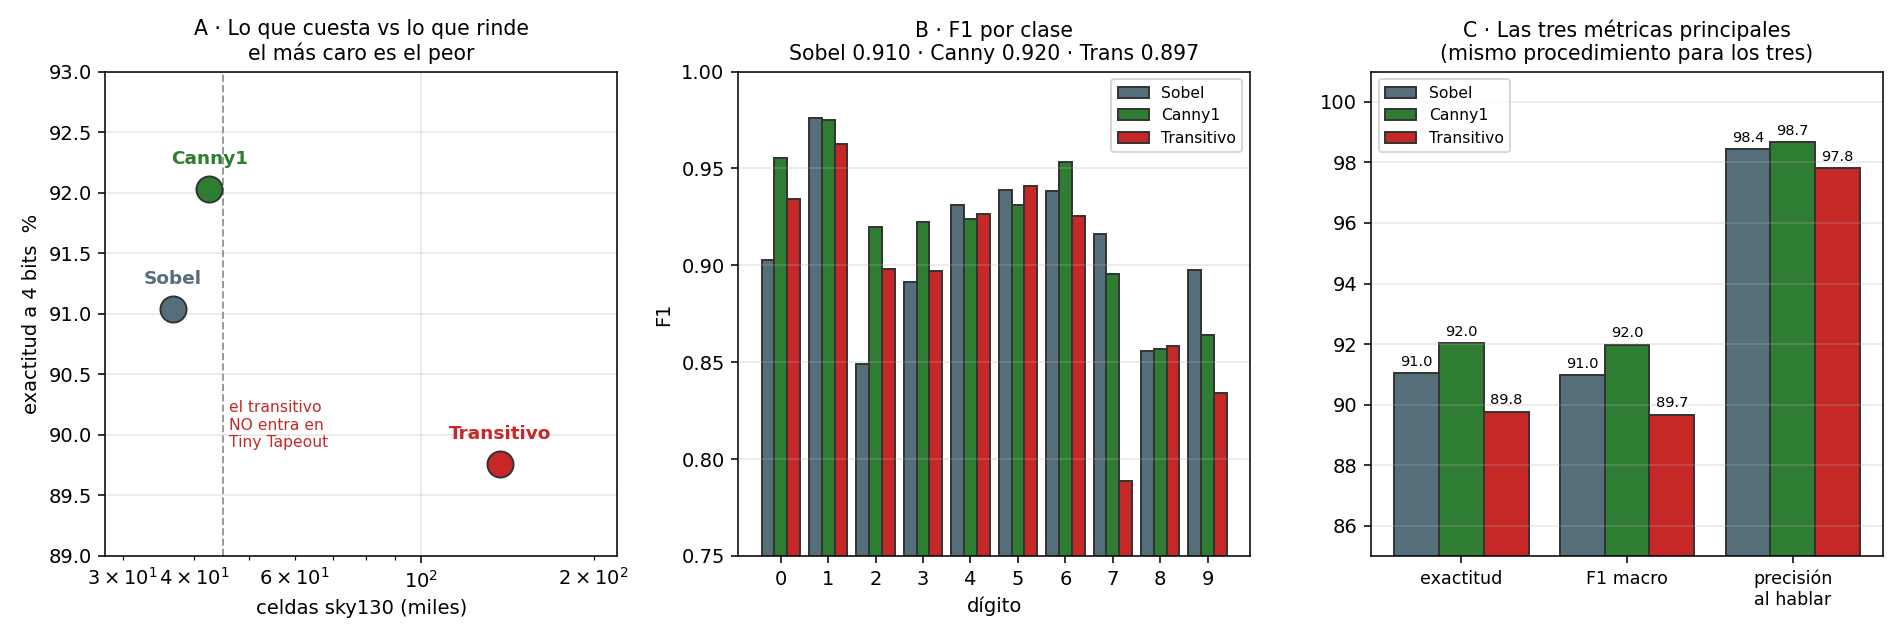

Reproduce this figure in Python.
# === Cuaderno 2 · figura 8: los TRES filtros de la tesis como front-end ===
# Lo que cuesta cada uno en silicio, contra lo que rinde clasificando.
import numpy as np, matplotlib.pyplot as plt
d = np.load("../../clasificador_mnist/comparar_metricas.npz")
F = ["Sobel", "Canny1", "Transitivo"]
COL = {"Sobel":"#546e7a", "Canny1":"#2e7d32", "Transitivo":"#c62828"}
# celdas sky130 de los chips "completo" SIN CPU (tabla maestra de la tesis)
CEL = {"Sobel":36730, "Canny1":42581, "Transitivo":137092}
esc = {n: d[f"{n}_esc"] for n in F}          # acc, f1, cob, prec, nVP, nFP, nFN, nVN

fig, (a1, a2, a3) = plt.subplots(1, 3, figsize=(13.6, 4.6))

# A · costo vs rendimiento
for n in F:
    a1.scatter(CEL[n]/1000, esc[n][0]*100, s=180, c=COL[n], zorder=3, ec="#333")
    a1.annotate(n, (CEL[n]/1000, esc[n][0]*100), fontsize=9.5, weight="bold",
                xytext=(0, 13), textcoords="offset points", ha="center", color=COL[n])
a1.axvline(45, c="#999", ls="--", lw=1)
a1.text(46, 89.9, "el transitivo\nNO entra en\nTiny Tapeout", fontsize=8, color="#c62828")
a1.set_xlabel("celdas sky130 (miles)"); a1.set_ylabel("exactitud a 4 bits  %")
a1.set_xscale("log"); a1.set_xlim(28, 220); a1.set_ylim(89, 93)
a1.set_title("A · Lo que cuesta vs lo que rinde\nel más caro es el peor", fontsize=10.5)
a1.grid(alpha=.3)

# B · F1 por clase, los tres
x = np.arange(10); w = .27
for k, n in enumerate(F):
    a2.bar(x + (k-1)*w, d[f"{n}_F"], w, color=COL[n], ec="#333", label=n)
a2.set_xticks(x); a2.set_xlabel("dígito"); a2.set_ylabel("F1")
a2.set_ylim(.75, 1.0); a2.grid(axis="y", alpha=.3); a2.legend(fontsize=8)
a2.set_title("B · F1 por clase\n" + " · ".join(f"{n[:5]} {esc[n][1]:.3f}" for n in F), fontsize=10.5)

# C · resumen
et = ["exactitud", "F1 macro", "precisión\nal hablar"]
vals = {n: [esc[n][0]*100, esc[n][1]*100, esc[n][3]*100] for n in F}
x2 = np.arange(3)
for k, n in enumerate(F):
    b = a3.bar(x2 + (k-1)*w, vals[n], w, color=COL[n], ec="#333", label=n)
    for r, v in zip(b, vals[n]):
        a3.text(r.get_x()+r.get_width()/2, v+.25, f"{v:.1f}", ha="center", fontsize=7.5)
a3.set_xticks(x2); a3.set_xticklabels(et, fontsize=9); a3.set_ylim(85, 101)
a3.grid(axis="y", alpha=.3); a3.legend(fontsize=8)
a3.set_title("C · Las tres métricas principales\n(mismo procedimiento para los tres)", fontsize=10.5)
plt.tight_layout()
plt.savefig("fig_tres_filtros.png", dpi=140)
plt.show()

print(f"{'filtro':<12}{'celdas':>9}{'area util':>11}{'exactitud':>11}{'F1':>8}{'prec.NADA':>11}")
for n in F:
    au = 576 if n != "Canny1" else 484
    print(f"{n:<12}{CEL[n]:>9}{au:>11}{esc[n][0]:>11.2%}{esc[n][1]:>8.3f}{esc[n][3]:>11.2%}")
print(f"\npeor clase de cada uno:")
for n in F:
    c = int(np.argmin(d[f"{n}_F"]))
    print(f"  {n:<12} digito {c}: F1 {d[f'{n}_F'][c]:.3f}  "
          f"(P {d[f'{n}_P'][c]:.1%} / R {d[f'{n}_R'][c]:.1%})")
